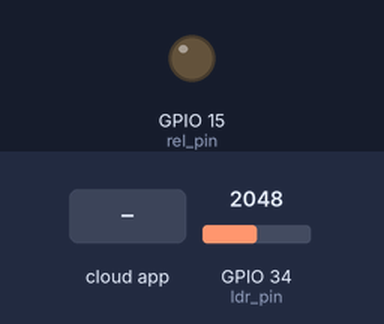
A sketch run on a simulated ESP32. Shown: output pins drawn as LEDs (lit = HIGH). The test bench sets the inputs (shaded band); at power-on: GPIO 34 (ldr_pin) = 2048. WiFi joins after 1.5 s; servers stay silent unless stated; no MQTT or app messages arrive unless stated; what the sketch prints to the serial monitor is not drawn.

Above: at 5.7 s.
5.8 s: the phone or cloud app sets test to 1
At 7.0 s:
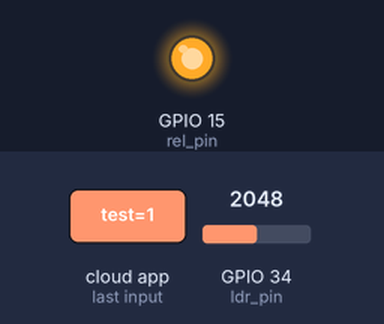
7.3 s: the phone or cloud app sets test to 0
At 8.0 s:
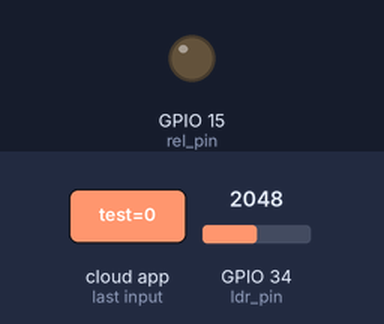
Timing chart, 0 to 10.3 s (numbered marks = the images above; inputs shaded):
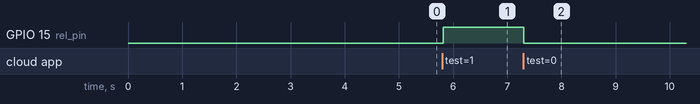

The sketch:

SmartHomeAuto.ino
```cpp
#include "Adafruit_MQTT.h"
#include "Adafruit_MQTT_Client.h"
#include <WiFi.h>
#include <WiFiClient.h>

#define ldr_pin 34 // Pin where the LDR needs to be attached
#define rel_pin 15 // Pin where the LED pin is connected

#define AIO_SERVER      "io.adafruit.com"
#define AIO_SERVERPORT  1883
#define AIO_USERNAME  "enter_your_username_here"
#define AIO_KEY  "enter_your_secret_key_here"
#define wifi_ssid "enter_wifi_name"
#define wifi_pass "wifi_password"

WiFiClient client;
int ctr=-1;
Adafruit_MQTT_Client mqtt(&client, AIO_SERVER, AIO_SERVERPORT, AIO_USERNAME, AIO_KEY);

boolean MQTT_connect();

boolean MQTT_connect() {
  int8_t ret;
  if (mqtt.connected()) {
    return true;
  }
  uint8_t retries = 3;
  while ((ret = mqtt.connect()) != 0) {
    mqtt.disconnect();
    delay(2000);
    retries--;
    if (retries == 0) {
      return false;
    }
  }
  return true;
}

Adafruit_MQTT_Publish light_Intensity = Adafruit_MQTT_Publish(&mqtt, AIO_USERNAME "/feeds/test");
Adafruit_MQTT_Subscribe light = Adafruit_MQTT_Subscribe(&mqtt, AIO_USERNAME "/feeds/test");

void setup() {
  Serial.begin(115200);
  pinMode(ldr_pin, INPUT); // LDR is connected as input device
  pinMode(rel_pin, OUTPUT); // LED gives the output
  WiFi.disconnect();
  delay(3000);
  Serial.println("START");
  WiFi.begin(wifi_ssid , wifi_pass);
  while ((!(WiFi.status() == WL_CONNECTED))) {
    delay(300);
    Serial.print(".");
  }
  Serial.println("Connected");
  Serial.println("Your IP is");
  Serial.println((WiFi.localIP()));
}

void send_val() {
  if (MQTT_connect()) {
    int intensity = analogRead(ldr_pin);
    Serial.print("Intensity : ");
    Serial.println(intensity);
    int value = 0;
    if (intensity > 500) {
      value = 1;
    } else {
      value = 0;
    }
    if (ctr != value) {
      if (light_Intensity.publish(value))
        Serial.println("Data sent");
      ctr = value;
    } else {
      Serial.println("Data not sent");
    }
  } else {
    Serial.println("MQTT not connected");
  }
}

void recv_val() {
  if (MQTT_connect()) {
    mqtt.subscribe(&light);
    Adafruit_MQTT_Subscribe *subscription;
    while (subscription = mqtt.readSubscription(2500)) {
      if (subscription == &light) {
        Serial.println((char*)light.lastread);
        int value = atoi((char *)light.lastread);
        digitalWrite(rel_pin, value); // Switching the LED on and off according to the value received
      }
    }
  }
}

void loop() {
  send_val();
  recv_val();
  delay(2500);
}
```

Measured:
- after the input at 5.8 s, GPIO 15 (rel_pin): LOW → HIGH at once
- after the input at 7.3 s, GPIO 15 (rel_pin): HIGH → LOW at once
